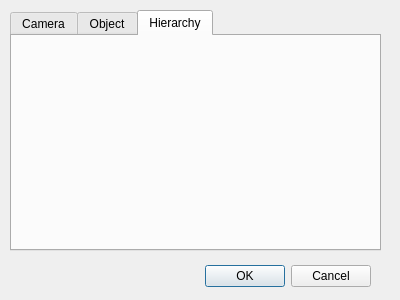
<?xml version="1.0" encoding="UTF-8"?>
<ui version="4.0">
 <class>HelpDialog</class>
 <widget class="QDialog" name="HelpDialog">
  <property name="geometry">
   <rect>
    <x>0</x>
    <y>0</y>
    <width>400</width>
    <height>300</height>
   </rect>
  </property>
  <property name="windowTitle">
   <string>Dialog</string>
  </property>
  <widget class="QDialogButtonBox" name="buttonBox">
   <property name="geometry">
    <rect>
     <x>30</x>
     <y>260</y>
     <width>341</width>
     <height>32</height>
    </rect>
   </property>
   <property name="orientation">
    <enum>Qt::Horizontal</enum>
   </property>
   <property name="standardButtons">
    <set>QDialogButtonBox::Cancel|QDialogButtonBox::Ok</set>
   </property>
  </widget>
  <widget class="QTabWidget" name="tabWidget">
   <property name="geometry">
    <rect>
     <x>10</x>
     <y>10</y>
     <width>371</width>
     <height>241</height>
    </rect>
   </property>
   <property name="currentIndex">
    <number>2</number>
   </property>
   <widget class="QWidget" name="tab">
    <attribute name="title">
     <string>Camera</string>
    </attribute>
   </widget>
   <widget class="QWidget" name="tab_2">
    <attribute name="title">
     <string>Object</string>
    </attribute>
   </widget>
   <widget class="QWidget" name="tab_3">
    <attribute name="title">
     <string>Hierarchy</string>
    </attribute>
   </widget>
  </widget>
 </widget>
 <resources/>
 <connections>
  <connection>
   <sender>buttonBox</sender>
   <signal>accepted()</signal>
   <receiver>HelpDialog</receiver>
   <slot>accept()</slot>
   <hints>
    <hint type="sourcelabel">
     <x>248</x>
     <y>254</y>
    </hint>
    <hint type="destinationlabel">
     <x>157</x>
     <y>274</y>
    </hint>
   </hints>
  </connection>
  <connection>
   <sender>buttonBox</sender>
   <signal>rejected()</signal>
   <receiver>HelpDialog</receiver>
   <slot>reject()</slot>
   <hints>
    <hint type="sourcelabel">
     <x>316</x>
     <y>260</y>
    </hint>
    <hint type="destinationlabel">
     <x>286</x>
     <y>274</y>
    </hint>
   </hints>
  </connection>
 </connections>
</ui>
